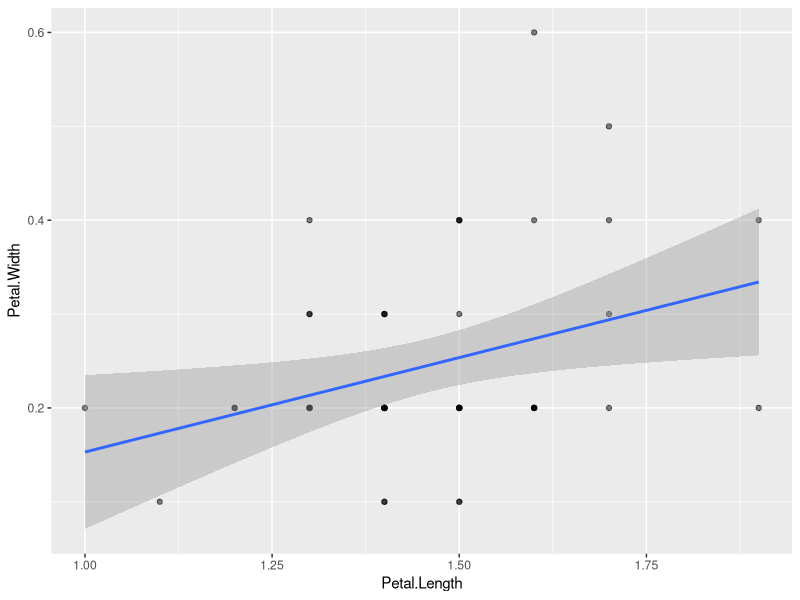

This figure's R source:
## ---- chunk 1
a <- 3 # our variable a now is 3, let's print to check
a

b <- 4 # our variable a now is 10

hello <- "hello world" # our variable b is now a character argument, let's print to check
hello

c <- sqrt(a^2 + b^2) # ^ means "raise the first thing to the power of the second thing"
c
## ---- chunk 2
nCk <- function(n,k) { # Here we tell R that we're making a function called nCk
  # This function takes 2 arguments, one called n, one called k
  nck <- factorial(n)/(factorial(n-k)*factorial(k)) # Calculate the value, store it in nck
  return(nck) # Output the value we calculated
}

nCk(52,5)
## ---- chunk 3
nCk(5,52) # This is not the same as nCk(52,5),
## ---- chunk 4
nCk(k=5,n=52) # This is the same as nCk(52,5)
nCk(n=52,k=5) # This is also the same as nCk(52,5)
## ---- chunk 5
number_of_treatments <- numeric(4) # We're making a new vector that has 4 slots for values

for (i in 1:4) { # We are going to loop over the numbers from 1 to 4 (1,2,3,4)
  number_of_treatments[i] <- nCk(4,i) # In the ith slot, we put the appropriate value
}

# Now we can print the vector and see how many treatments we could make.
number_of_treatments
## ---- chunk 6
library(tidyverse)
library(readxl)
## ---- chunk 7
iris <- read_csv("iris.csv")
## ---- chunk 8
iris <- read_excel("iris.xlsx")
## ---- chunk 9
head(iris,3)
## ---- chunk 10
unique(iris$Species)
## ---- chunk 11
setosa <- filter(iris, Species == "setosa")

my_hypothesis_test <- lm(Petal.Width ~ Petal.Length, data=setosa)

summary(my_hypothesis_test)
## ---- chunk 12
ggplot(setosa, aes(x=Petal.Length,y=Petal.Width)) + geom_point(alpha=0.5) + geom_smooth(method="lm")
